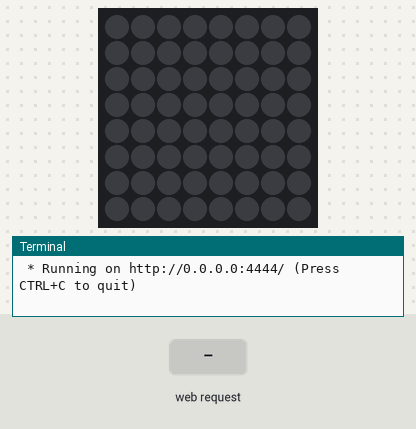
A program run on a simulated Raspberry Pi (BCM pin numbers) with a Sense HAT. On the bench: the Sense HAT's 8×8 RGB LED matrix, the last lines printed to the terminal. Inputs (shaded band) come from the test bench. Dim RGB values are drawn brighter than linear; the clock reads 2024-03-15 10:24:30 at power-on unless the program sets it.

Above: at 1.2 s.
1.3 s: HTTP request for /api/led/set_color/50/0/0 received
At 2.5 s:
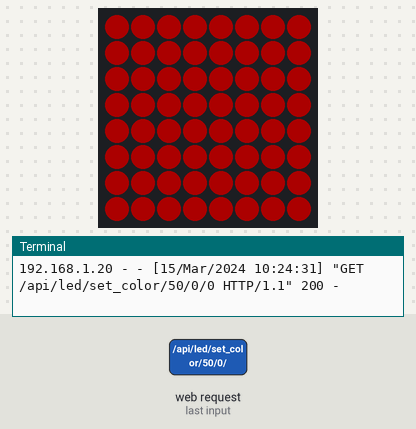
2.8 s: HTTP request for /api/led/set_color/0/50/0 received
At 3.6 s:
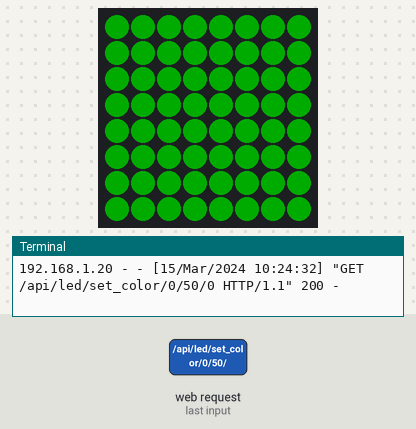
4.3 s: HTTP request for /api/led/set_color/50/50/0 received
At 4.7 s:
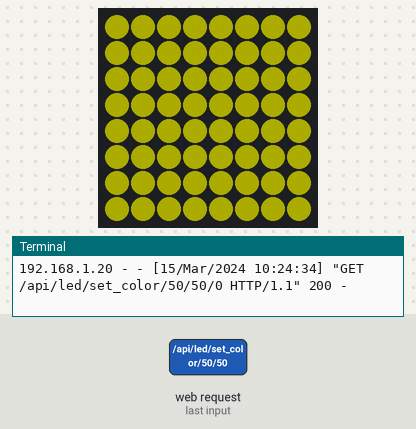
5.8 s: HTTP request for /api/led/set_color/0/0/50 received
At 7.0 s:
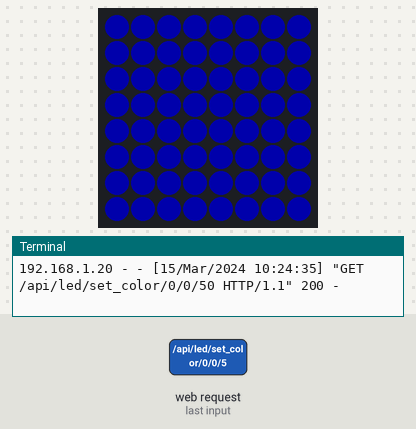
7.3 s: HTTP request for /api/led/set_color/0/0/0 received
At 8.2 s:
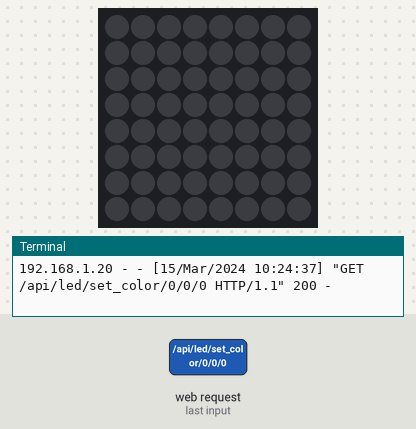
Timing chart, 0 to 9.8 s (numbered marks = the images above; inputs shaded):
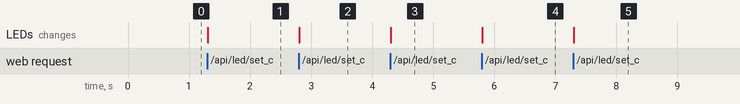

Measured:
- after the input at 1.3 s, the LEDs: change at once (image 1)
- after the input at 2.8 s, the LEDs: change at once (image 2)
- after the input at 4.3 s, the LEDs: change at once (image 3)
- after the input at 5.8 s, the LEDs: change at once (image 4)
- after the input at 7.3 s, the LEDs: change at once (image 5)

The program:

flask_senseHat.py
```python
#!/usr/bin/env python3
# -*- coding: utf-8 -*-
"""
Created on Sat Oct 19 23:20:01 2019

@author: wouternieuwerth
"""

from flask import Flask
from sense_hat import SenseHat
sense = SenseHat()

sense.set_rotation(180)

app = Flask(__name__)

@app.route('/api/temp')
def temp():
    output = {
            'pressure': sense.get_pressure(),
            'temp_hum': sense.get_temperature_from_humidity(),
            'tmp_press': sense.get_temperature_from_pressure(),
            'humidity': sense.get_humidity()
            }
    return str(output)

@app.route('/api/led/set_color/<int:r>/<int:g>/<int:b>')
def led_set_color(r,g,b):
    sense.clear()
    sense.clear(r,g,b)
    return 'LED Color set'

@app.route('/api/led/off')
def led_off():
    sense.clear()
    return 'LED off'

if __name__ == '__main__':
    # app.run(debug=True)
    app.run(host='0.0.0.0', port=4444)
```
